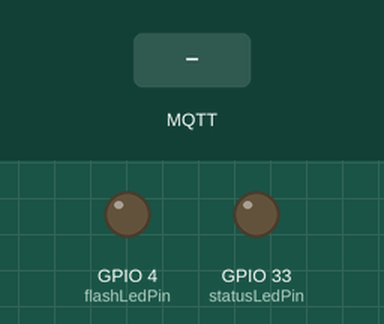
Recording of a sketch running on a simulated ESP32. Shown: output pins drawn as LEDs (lit = HIGH). The inputs (shaded band) are chosen by the test bench. WiFi joins after 1.5 s; servers stay silent unless stated; random numbers use the default seed unless the sketch sets one; no MQTT or app messages arrive unless stated; what the sketch prints to the serial monitor is not drawn.

Above: at 2.7 s.
2.8 s: MQTT message "true" arrives on the first subscribed topic
At 7.7 s:
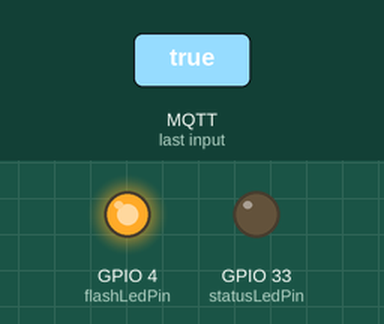
8.0 s: MQTT message "false" arrives on the first subscribed topic
At 8.4 s:
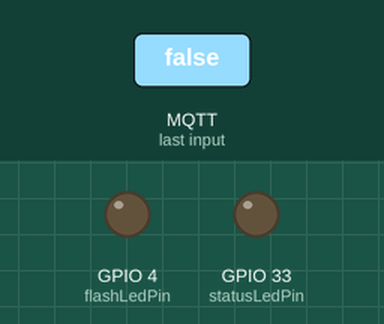
Timing chart, 0 to 11.0 s (numbered marks = the images above; inputs shaded):
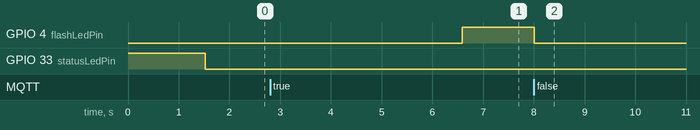

The sketch:

esp32-mqtt-json-no-bloqueante.ino
```cpp
/*

Enviar JSON por MQTT con el ESP32CAM - No bloqueante
por: Hugo Escalpelo
Fecha: 5 de julio de 2023

Este programa envía un mensaje JSON vía MQTT con el ESP32CAM. Los valores
del mensaje son aleatoreos. En las variables se indica el tema MQTT
en el que se envìa y recibe información. Para ello es necesario configurar
el nombre de red e IP del broker MQTT.

No se requiere hardware adicional al programador.

Componente      PinESP32CAM     Estados lógicos
ledStatus-------GPIO 33---------On=>LOW, Off=>HIGH
ledFlash--------GPIO 4----------On=>HIGH, Off=>LOW

ESP32CAM        FTDI
5V--------------Vcc
GND-------------GND
UOT-------------Rx
UOR-------------Tx
GPIO0-----------GND
*/

// Bibliotecas
#include <WiFi.h> // Biblioteca WiFi
#include <PubSubClient.h> // Biblioteca MQTT

// Datos de red
const char* ssid = "********";
const char* password = "********";
const char* mqtt_server = "192.168.*.*";

// Variables para envio de mensajes
unsigned long lastMsg = 0; // Contador de tiempo mensajes
#define MSG_BUFFER_SIZE	(50) // Buffer para envío de mensajes
char msg[MSG_BUFFER_SIZE]; // Variable para conversión de mensaje

// Manejo de Leds
int statusLedPin = 33;  // Esta variable controla el led de status
int flashLedPin = 4; // Esta variable controla el led flash
bool statusLed = 0;// Bandera que me dice si el led esta encendido o apagado

// Variables para el manejo de tiempo
double timeLast, timeNow; // Variables para el control de tiempo no bloqueante
long lastReconnectAttempt = 0; // Variable para el conteo de tiempo entre intentos de reconexión
double WAIT_MSG = 1000;  // Espera de 1 segundo entre mensajes
double RECONNECT_WAIT = 5000; // Espera de 5 segundos entre conexiones

// Temas MQTT
const char* mqttMsg = "codigoIoT/esp32/msg";
const char* mqttCallback = "codigoIoT/esp32/callback";
const char* mqttDHT = "codigoIoT/esp32/dht";

// Objetos WiFi y MQTT
WiFiClient espClient; // Objeto para conexion a WiFi
PubSubClient client(espClient); // Objeto para conexión a MQTT

// Función para conectarse a WiFi
void setup_wifi() {
  delay(10);

  // Mensajes de intento de conexión
  Serial.println();
  Serial.print("Conectando a: ");
  Serial.println(ssid);

  // Funciones de conexión
  WiFi.mode(WIFI_STA); // STA inicia el micro controlador como cliente, para accespoint se usa WIFI_AP
  WiFi.begin(ssid, password); // Proporcionar características de red

  // Secuencia que hace parpadear los leds durante el intento de conexión. Logica Inversa
  while (WiFi.status() != WL_CONNECTED) {
    digitalWrite (statusLedPin, HIGH); // Apagar LED
    delay(500); // Dado que es de suma importancia esperar a la conexión, debe usarse espera bloqueante
    digitalWrite (statusLedPin, LOW); // Encender LED
    Serial.print(".");  // Indicador de progreso
    delay (5); // Espera asimetrica para dar la sensación de parpadeo al led
  }

  // Esta función mejora los resultados de las funciones aleatorias y toma como semilla el contador de tiempo
  randomSeed(micros());

  // Mensajes de confirmación
  Serial.println("");
  Serial.println("Conectado a WiFi");
  Serial.println("Dirección IP: ");
  Serial.println(WiFi.localIP());
}

// Función Callback, Se ejecuta al recivir un mensaje
void callback(char* topic, byte* payload, unsigned int length) {
  Serial.print("Mensaje recibido en [");
  Serial.print(topic);
  Serial.print("] ");

  // Esta secuencia imprime y construye el mensaje recibido
  String messageTemp;
  for (int i = 0; i < length; i++) {
    Serial.print((char)payload[i]); // Imprime
    messageTemp += (char)payload[i]; // Construye el mensaje en una variable String
  }
  Serial.println();

  // Se comprueba que el mensaje se haya concatenado correctamente
  Serial.println();
  Serial.print ("Mensaje concatenado en una sola variable: ");
  Serial.println (messageTemp);

  // Enciende/apaga el LED Flash al recibir un mensaje.
  if(messageTemp == "true") {
    Serial.println("Led encendido");
    digitalWrite(flashLedPin, HIGH);
  }
  else if(messageTemp == "false") {
    Serial.println("Led apagado");
    digitalWrite(flashLedPin, LOW);
  }
}

// Función de recomexión. Devuelve valor booleano para indicar exito o falla
boolean reconnect() {
  Serial.print("Intentando conexión MQTT...");
  // Generar un Client ID aleatorio
  String clientId = "ESP32Client-";
  clientId += String(random(0xffff), HEX);
  // Intentar conexión
  if (client.connect(clientId.c_str())) {
    // Una vez conectado, dar retroalimentación
    client.publish(mqttMsg,"Conectado");
    // Función de suscripción
    client.subscribe(mqttCallback);
  } else {
      // En caso de error
      Serial.print("Error rc=");
      Serial.print(client.state());
      Serial.println(" Intentando de nuevo");
      // Esperar 1 segundo
      delay(1000);
    }
  return client.connected();
}

// Inicio del programa
void setup() {

  // Inician las comunicaciones
  Serial.begin(115200);
  // Configuración de pines
  pinMode (statusLedPin, OUTPUT);// Se configura el pin como salida
  pinMode (flashLedPin, OUTPUT);// Se configura el pin como salida
  digitalWrite (statusLedPin, HIGH);// Se comienza con el led apagado
  digitalWrite (flashLedPin, LOW);// Se comienza con el led apagado

  // Iniciar conexiones
  setup_wifi();
  client.setServer(mqtt_server, 1883);
  client.setCallback(callback);

  // Iniciar secuencias de tiempo
  timeLast = millis (); // Inicia el control de tiempo
  lastReconnectAttempt = timeLast; // Control de secuencias de tiempo
}

// Cuerpo del programa
void loop() {

  // Funcion principal de seguimiento de tiempo
  timeNow = millis();

  // Función de conexion y seguimiento
  if (!client.connected()) { // Se pregunta si no existe conexión
    if (timeNow - lastReconnectAttempt > RECONNECT_WAIT) { // Espera de reconexión
      // Intentar reconectar
      if (reconnect()) {
        lastReconnectAttempt = timeNow; // Actualización de seguimiento de tiempo
      }
    }
  } else {
    // Funcion de seguimiento
    client.loop();
  }

  // Enviar un mensaje cada WAIT_MSG
  if (timeNow - timeLast > WAIT_MSG && client.connected() == 1) { // Manda un mensaje por MQTT cada cinco segundos
    timeLast = timeNow; // Actualización de seguimiento de tiempo

    //Se construye el string correspondiente al JSON que contiene 3 variables
    String json = "{\"id\":\"Usuario\",\"temp\":"+String(random(18, 23))+",\"hum\":"+String(random (38,52))+"}";
    Serial.println(json); // Se imprime en monitor solo para poder visualizar que el string esta correctamente creado
    int str_len = json.length() + 1;//Se calcula la longitud del string
    char char_array[str_len];//Se crea un arreglo de caracteres de dicha longitud
    json.toCharArray(char_array, str_len);//Se convierte el string a char array
    client.publish(mqttDHT, char_array); // Esta es la función que envía los datos por MQTT, especifica el tema y el valor
  }// fin del if (timeNow - timeLast > wait)
}
```

Measured:
- after the input at 2.8 s, GPIO 4 (flashLedPin): LOW → HIGH after 3.8 s
- after the input at 8.0 s, GPIO 4 (flashLedPin): HIGH → LOW at once
